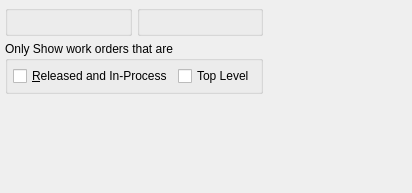
<?xml version="1.0" encoding="UTF-8"?>
<ui version="4.0">
 <comment>This file is part of the xtmfg Package for xTuple ERP,
and is Copyright (c) 1999-2017 by OpenMFG LLC, d/b/a xTuple.  It
is licensed to you under the xTuple End-User License Agreement (&quot;the
EULA&quot;), the full text of which is available at www.xtuple.com/EULA.
While the EULA gives you access to source code and encourages your
involvement in the development process, this Package is not free
software.  By using this software, you agree to be bound by the
terms of the EULA.</comment>
 <class>dspWoBufferStatusByParameterList</class>
 <widget class="QWidget" name="dspWoBufferStatusByParameterList">
  <property name="geometry">
   <rect>
    <x>0</x>
    <y>0</y>
    <width>412</width>
    <height>193</height>
   </rect>
  </property>
  <property name="windowTitle">
   <string>Work Order Buffer Status</string>
  </property>
  <layout class="QVBoxLayout" name="verticalLayout">
   <item>
    <layout class="QHBoxLayout" name="horizontalLayout_2">
     <item>
      <layout class="QGridLayout" name="gridLayout_2">
       <item row="0" column="0">
        <widget class="ParameterGroup" name="_parameter">
         <property name="title">
          <string/>
         </property>
         <property name="fixedSize">
          <bool>false</bool>
         </property>
        </widget>
       </item>
       <item row="0" column="1">
        <widget class="WarehouseGroup" name="_warehouse">
         <property name="title">
          <string/>
         </property>
         <property name="fixedSize">
          <bool>false</bool>
         </property>
        </widget>
       </item>
       <item row="1" column="0" colspan="2">
        <widget class="QGroupBox" name="_showGroup">
         <property name="title">
          <string>Only Show work orders that are</string>
         </property>
         <layout class="QGridLayout" name="gridLayout">
          <item row="0" column="0">
           <layout class="QHBoxLayout" name="horizontalLayout">
            <item>
             <widget class="XCheckBox" name="_showOnlyRI">
              <property name="text">
               <string>&amp;Released and In-Process</string>
              </property>
             </widget>
            </item>
            <item>
             <widget class="XCheckBox" name="_showOnlyTopLevel">
              <property name="text">
               <string>Top Level</string>
              </property>
             </widget>
            </item>
           </layout>
          </item>
         </layout>
        </widget>
       </item>
      </layout>
     </item>
     <item>
      <spacer>
       <property name="orientation">
        <enum>Qt::Horizontal</enum>
       </property>
       <property name="sizeType">
        <enum>QSizePolicy::Expanding</enum>
       </property>
       <property name="sizeHint" stdset="0">
        <size>
         <width>0</width>
         <height>20</height>
        </size>
       </property>
      </spacer>
     </item>
    </layout>
   </item>
   <item>
    <spacer name="verticalSpacer">
     <property name="orientation">
      <enum>Qt::Vertical</enum>
     </property>
     <property name="sizeHint" stdset="0">
      <size>
       <width>20</width>
       <height>15</height>
      </size>
     </property>
    </spacer>
   </item>
  </layout>
 </widget>
 <layoutdefault spacing="5" margin="5"/>
 <pixmapfunction>qPixmapFromMimeSource</pixmapfunction>
 <customwidgets>
  <customwidget>
   <class>ParameterGroup</class>
   <extends>QGroupBox</extends>
   <header>parametergroup.h</header>
  </customwidget>
  <customwidget>
   <class>WarehouseGroup</class>
   <extends>QGroupBox</extends>
   <header>warehousegroup.h</header>
  </customwidget>
  <customwidget>
   <class>XCheckBox</class>
   <extends>QCheckBox</extends>
   <header>xcheckbox.h</header>
  </customwidget>
 </customwidgets>
 <tabstops>
  <tabstop>_parameter</tabstop>
  <tabstop>_warehouse</tabstop>
  <tabstop>_showOnlyRI</tabstop>
  <tabstop>_showOnlyTopLevel</tabstop>
 </tabstops>
 <resources/>
 <connections/>
</ui>
